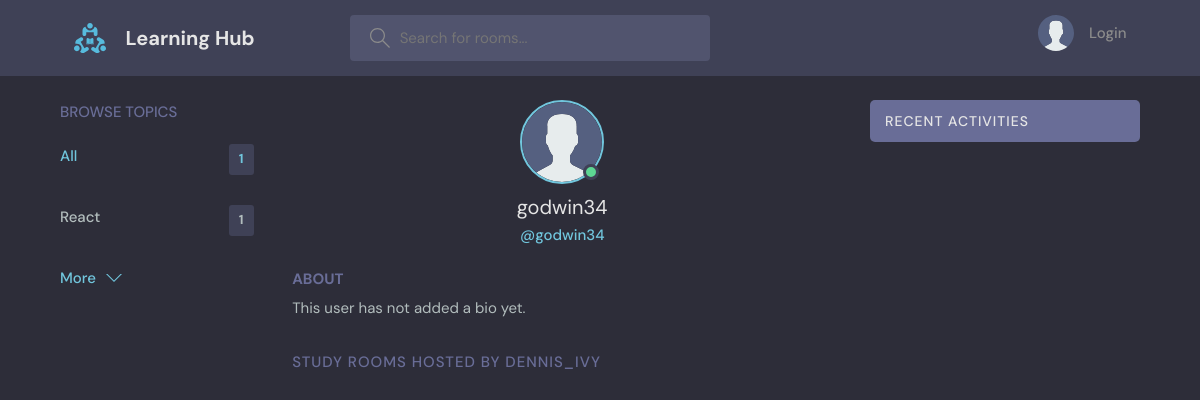
/profile/2/, run on an earlier commit of the app's database.
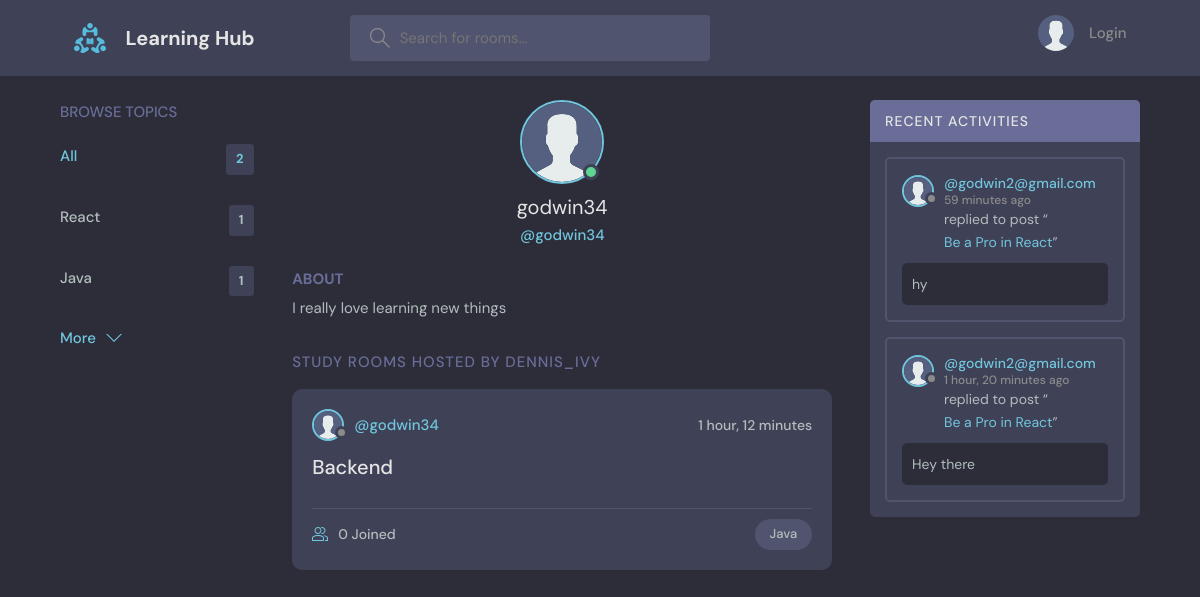
And on a later commit of the database.
### base/models.py (models this page shows, shortened)
class Topic(models.Model):
    name = models.CharField(max_length=200)

class User(AbstractUser):
    name = models.CharField(max_length=200, null=True)
    email = models.EmailField(unique=True)
    bio = models.TextField(null=True)
    avatar = models.ImageField(null=True, default='avatar.svg')
    USERNAME_FIELD = 'email'
    REQUIRED_FIELDS = []

class Room(models.Model):
    host = models.ForeignKey(User, on_delete=models.SET_NULL, null=True)
    topic = models.ForeignKey(Topic, on_delete=models.SET_NULL, null=True)
    name = models.CharField(max_length=200)
    description = models.TextField(null=True, blank=True)
    participants = models.ManyToManyField(User, related_name='participants', blank=True)
    created = models.DateTimeField(auto_now_add=True)
    updated = models.DateTimeField(auto_now=True)
    class Meta:
        ordering = ['-updated', '-created']
    def __str__(self):
        return self.name

class Message(models.Model):
    user = models.ForeignKey(User, on_delete=models.CASCADE)
    room = models.ForeignKey(Room, on_delete=models.CASCADE)
    body = models.TextField()
    updated = models.DateTimeField(auto_now=True)
    created = models.DateTimeField(auto_now_add=True)
    class Meta:
        ordering = ['-updated', '-created']

### base/views.py (the view)
# urls.py: path('profile/<str:pk>/', views.userProfile, name='user-profile'),
def userProfile(request, pk):
    user = User.objects.get(id=pk)
    rooms = user.room_set.all()
    room_messages = user.message_set.all()
    topics = Topic.objects.all()
    context = {'user': user, 'rooms': rooms, 'room_messages': room_messages, 'topics': topics}
    return render(request, 'base/profile.html', context)

### base/templates/base/profile.html (shortened to what this page needs)
{% extends 'main.html' %} {% block content %}
<main class="profile-page layout layout--3">
  <div class="container">
    {% include 'base/topics_component.html' %}
    <div class="roomList">
      <div class="profile">
        <div class="profile__avatar">
          <div class="avatar avatar--large active">
            <img src="{{user.avatar.url}}" />
          </div>
        </div>
        <div class="profile__info">
          <h3>{{user.username}}</h3>
          <p>@{{user.username}}</p>
        </div>
        <div class="profile__about">
          <h3>About</h3>
          <p>{{ user.bio|default:"This user has not added a bio yet." }}</p>
        </div>
      </div>
      <div class="roomList__header">
        <div>
          <h2>Study Rooms Hosted by dennis_ivy</h2>
        </div>
      </div>
      {% include 'base/feed_component.html' %}
    </div>
    {% include 'base/activity_component.html' %}
  </div>
</main>
{% endblock content %}

### templates/main.html (shortened to what this page needs)
<!doctype html>
{% load static %}
<html lang="en">
  <head>
    <link rel="stylesheet" href="{% static 'styles/style.css' %}" />
  </head>
  <body>
    {% include 'navbar.html' %}  {% block content %}{% endblock %}
  </body>
</html>

### templates/navbar.html (shortened to what this page needs)
{% load static %}
<header class="header header--loggedIn">
  <div class="container">
    <a href="{% url 'home' %}" class="header__logo">
      <img src="{% static 'images/logo.svg' %}" />
      <h1>Learning Hub</h1>
    </a>
    <form class="header__search" method="GET" action="{% url 'home' %}">
      <label>
        <input placeholder="Search for rooms..." name="q" type="text" />
      </label>
    </form>
    <nav class="header__menu">
      {% if request.user.is_authenticated %}
      <div class="header__user">
        <a href="{% url 'update-user' %}">
          <div class="avatar avatar--medium active">
            <img src="{{request.user.avatar.url}}" />
          </div>
          <p>
            {{request.user.username}}<span>@{{request.user.username}}</span>
          </p>
        </a>
        <button class="dropdown-button">
          <svg
            version="1.1"
            xmlns="http://www.w3.org/2000/svg"
            width="32"
            height="32"
            viewBox="0 0 32 32"
          >
            <title>chevron-down</title>
            <path d="M16 21l-13-13h-3l16 16 16-16h-3l-13 13z"></path>
          </svg>
        </button>
      </div>
      {% else %}
      <a href="{% url 'login' %}">
        <img src="{% static 'images/avatar.svg' %}" />
        <p>Login</p>
      </a>
      {% endif %}
    </nav>
  </div>
</header>

### base/templates/base/topics_component.html
<div class="topics">
  <div class="topics__header">
    <h2>Browse Topics</h2>
  </div>
  <ul class="topics__list">
    <li>
      <a href="{% url 'home' %}" class="active"
        >All <span>{{topics.count}}</span></a
      >
    </li>
    {% for topic in topics %}
    <li>
      <a href="{% url 'home' %}?q={{topic.name}}"
        >{{topic.name}}<span>{{topic.room_set.all.count}}</span></a
      >
    </li>
    {% endfor %}
  </ul>
  <a class="btn btn--link" href="{% url 'topics' %}">
    More
    <svg
      version="1.1"
      xmlns="http://www.w3.org/2000/svg"
      width="32"
      height="32"
      viewBox="0 0 32 32"
    >
      <title>chevron-down</title>
      <path d="M16 21l-13-13h-3l16 16 16-16h-3l-13 13z"></path>
    </svg>
  </a>
</div>

### base/templates/base/feed_component.html (shortened to what this page needs)
{%for room in rooms %}
<div class="roomListRoom">
  <div class="roomListRoom__header">
    <a
      href="{% url 'user-profile' room.host.id %}"
      class="roomListRoom__author"
    >
      <div class="avatar avatar--small">
        <img src="{{room.host.avatar.url}}" />
      </div>
      <span>@{{room.host.username}}</span>
    </a>
    <div class="roomListRoom__actions">
      <span>{{room.created|timesince}}</span>
    </div>
  </div>
  <div class="roomListRoom__content">
    <a href="{% url 'room' room.id %}">{{room.name}}</a>
  </div>
  <div class="roomListRoom__meta">
    <a href="{% url 'room' room.id %}" class="roomListRoom__joined">
      {{room.participants.all.count}} Joined
    </a>
    <p class="roomListRoom__topic">{{room.topic.name}}</p>
  </div>
</div>
{% endfor %}

### base/templates/base/activity_component.html (shortened to what this page needs)
<div class="activities">
  <div class="activities__header">
    <h2>Recent Activities</h2>
  </div>
  {% for message in room_messages %}
  <div class="activities__box">
    <div class="activities__boxHeader roomListRoom__header">
      <a
        href="{% url 'user-profile' message.user.id %}"
        class="roomListRoom__author"
      >
        <div class="avatar avatar--small">
          <img src="{{message.user.avatar.url}}" />
        </div>
        <p>
          @{{ message.user }}
          <span>{{ message.created | timesince }} ago</span>
        </p>
      </a>
    </div>
    <div class="activities__boxContent">
      <p>
        replied to post “<a href="{% url 'room' message.room.id %}"
          >{{message.room}}</a
        >”
      </p>
      <div class="activities__boxRoomContent">{{message.body}}</div>
    </div>
  </div>
  {% endfor %}
</div>

What changed in the data, as far as the page shows it:
added Topic: name "Java", room_set.all.count "1"
changed User "godwin34": bio "This user has not added a bio yet." → "I really love learning new things"
added Room: host.avatar (placeholder picture), host.username "godwin34", created "1 hour, 12 minutes", name "Backend", participants.all.count "0", topic.name "Java"
added Message: user.avatar (placeholder picture), user "godwin2@gmail.com", created "59 minutes", room "Be a Pro in React", body "hy"
added Message: user.avatar (placeholder picture), user "godwin2@gmail.com", created "1 hour, 20 minutes", room "Be a Pro in React", body "Hey there"
Also different on the page:
{{ topics.count }}: "1" → "2"
